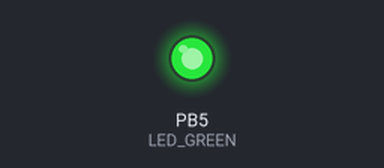
Bench run of a program on a simulated ATmega328P, built with avr-gcc and emulated at 16 MHz (the files do not name the chip). Parts: output pins drawn as LEDs (lit = HIGH).

Above: at 1.5 s.
At 44.5 s:
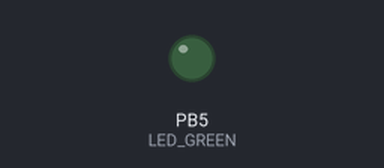
Timing chart, 0 to 46.8 s (numbered marks = the images above):
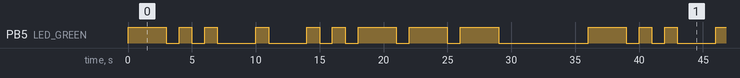

The program:

main.c
```c
/*
							Author : Nadir Osman Al-Wattar
*/
#define LED_GREEN PB5    // AVR pin where green LED is connected
#define SHORT_DELAY 1000  // Delay in milliseconds
#define LONG_DELAY 3000
#define SPACE 3000
#ifndef  F_CPU
#define F_CPU 16000000   // CPU frequency in Hz required for delay
#endif
#include <util/delay.h>  // Functions for busy-wait delay loops
#include <avr/io.h>


void dot()
{
	PORTB = PORTB | (1<<LED_GREEN); // Turn ON LED PB5

	_delay_ms(SHORT_DELAY);
	PORTB = PORTB & ~(1<<LED_GREEN); //LED off
	//_delay_ms(SHORT_DELAY); // Delay between two symbols
}

void dash()
{
	PORTB = PORTB | (1<<LED_GREEN); // LED on
	_delay_ms(LONG_DELAY);
	PORTB = PORTB & ~(1<<LED_GREEN); // LED off
	//_delay_ms(SHORT_DELAY);
}

void space()// Delay between two letters
{
	PORTB = PORTB & ~(1<<LED_GREEN); //LED off
	_delay_ms(SPACE);
}

void D()
{
	dash();
	_delay_ms(SHORT_DELAY);
	dot();
	_delay_ms(SHORT_DELAY);
	dot();

}

void E()
{
	dot();

}

void two()
{
	dot();
	_delay_ms(SHORT_DELAY);// Delay between two symbols
	dot();
	_delay_ms(SHORT_DELAY);// Delay between two symbols
	dash();
	_delay_ms(SHORT_DELAY);// Delay between two symbols
	dash();
	_delay_ms(SHORT_DELAY);// Delay between two symbols
	dash();
}

int main(void)
{
	// DDRB = DDRB or 0010 0000
    // DDRB = 0b00100000 ; // set the pin 5 '1'
	 DDRB = DDRB | (1<<LED_GREEN); //Set pin as output in Data Direction Register

	// PORTB = PORTB and 1101 1111
	PORTB = PORTB & ~(1<<LED_GREEN); //LED off

		while (1)
		{
			D(),space(),E(),space(),two(),_delay_ms(7000);  //(DE2 = -.. . ..---       )
        }
	return 0;  // Will never reach this
}
```

Measured:
- by itself, PB5 (LED_GREEN): repeats every 36.0 s: 2 × (LOW 1.0 s, HIGH 1.0 s), 2 × (LOW 3.0 s, HIGH 1.0 s), LOW 1.0 s, HIGH 1.0 s, 3 × (LOW 1.0 s, HIGH 3.0 s), LOW 7.0 s, HIGH 3.0 s
- by itself, everything shown: repeats every 36.0 s, in 18 steps
